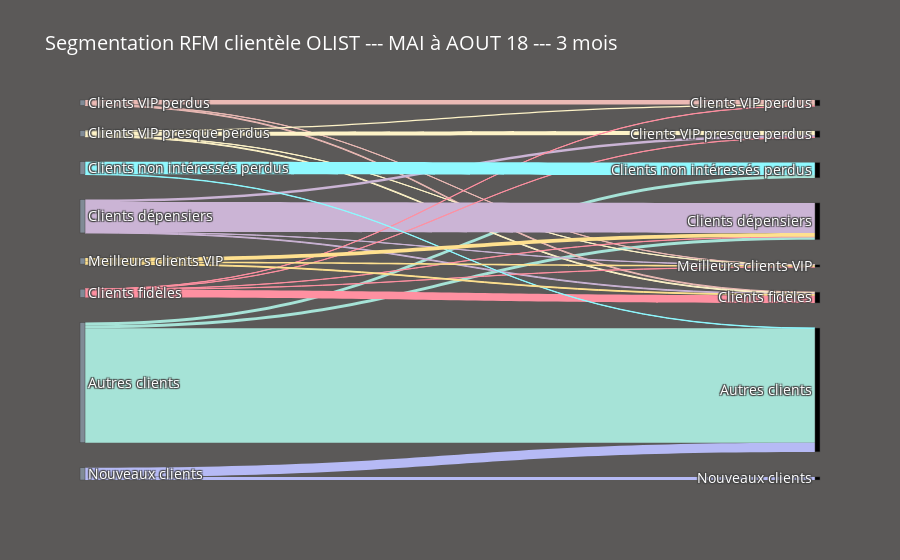

Write notebook code for a chart like this one.
### Markdown cell above
### <span class="bg-warning"> 4.2.2 Stabilité sur 3 mois : mai 18 à août 18<span>
    
__Vue d'ensemble de tous les segments clients__

### Code cell
#Sankey vue d'ensemble
source = [0, 0, 0,        # Autres clients
          1, 1, 1,        # Clients VIP perdus  
          2, 2, 2, 2,     # Clients VIP presque perdus
          3, 3, 3, 3,     # Clients dépensiers 
          4, 4, 4, 4, 4,  # Clients fidèles 
          5, 5,           # Clients non intéressés perdus
          6, 6, 6,        # Meilleurs clients VIP    
          7, 7]           # Nouveaux clients

target = [ 32, 29, 28,
          22, 30 , 31,
          22, 23, 30, 31,
          23, 29, 30, 31,
          22, 23, 29, 30, 31,
          32, 28,
          29, 30, 31,
          32, 33]         

value = [41183, 1092, 1030,
         1655, 280, 45,
         433, 1452, 275, 52,
         870, 10826, 279, 57, 
         46, 46, 52, 2803, 53, 
         128, 4510,
         1320, 289, 617,
         3283, 1122]

label = ['Autres clients',#0
         'Clients VIP perdus', #1
         'Clients VIP presque perdus',#2
         'Clients dépensiers',#3
         'Clients fidèles', #4
         'Clients non intéressés perdus',#5
         'Meilleurs clients VIP', #6
         'Nouveaux clients',#7
         
         'Autres clients',#32                  # Autres clients
         'Clients dépensiers',#29
         'Clients non intéressés perdus',#28
         
         'Clients VIP perdus', #22            # Clients VIP perdus
         'Clients fidèles',#30 
         'Meilleurs clients VIP',#31
         
         'Clients VIP perdus', #22            # Clients VIP presque perdus
         'Clients VIP presque perdus',#23
         'Clients fidèles',#30
         'Meilleurs clients VIP', #31
         
         'Clients VIP presque perdus',#23    # Clients dépensiers
         'Clients dépensiers',#29
         'Clients fidèles',#30
         'Meilleurs clients VIP',#31
         
         'Clients VIP perdus', #22            # Clients fidèles
         'Clients VIP presque perdus',#23 
         'Clients dépensiers',#29
         'Clients fidèles',#30
         'Meilleurs clients VIP',#31
         
         'Autres clients',#32                  # Clients non intéressés perdus
         'Clients non intéressés perdus',#28
                     
         'Clients dépensiers',#29             # Meilleurs clients VIP
         'Clients fidèles',#30
         'Meilleurs clients VIP',#31
         
         'Autres clients',#32
         'Nouveaux clients',#33               # Nouveaux clients
        ]

# Node data
color_node = ['#808B96', '#808B96', '#808B96', '#808B96', '#808B96', '#808B96', '#808B96', '#808B96', 
              '#808B96', '#808B96', '#808B96', '#808B96', '#808B96', '#808B96', '#808B96', '#808B96']
         
# link data
color_link = ['#A6E3D7', '#A6E3D7', '#A6E3D7', 
              '#EBBAB5', '#EBBAB5', '#EBBAB5', 
              '#FEF3C7', '#FEF3C7', '#FEF3C7', '#FEF3C7',
              '#CBB4D5', '#CBB4D5', '#CBB4D5', '#CBB4D5',
              '#FF90A1', '#FF90A1', '#FF90A1', '#FF90A1', '#FF90A1',
              '#8FF9FF', '#8FF9FF',
              '#FFE18F', '#FFE18F', '#FFE18F', 
              '#B6BAF5', '#B6BAF5']

# data to dict, dict to sankey
link = dict(source = source, target = target, value = value, color=color_link)
node = dict(label = label, pad=25, thickness=5, color=color_node)
data = go.Sankey(link = link, node=node, arrangement= 'freeform')

# plot
fig = go.Figure(data)
fig.update_layout(
    hovermode = 'x',
    title="Segmentation RFM clientèle OLIST --- MAI à AOUT 18 --- 3 mois",
    font=dict(size = 14, color = 'white'),
    paper_bgcolor='#5B5958',
)
fig.show()

### Figure 1 — Plotly figure (JSON) as saved in the notebook; plotly's stock layout.template omitted (floating-point values rounded to 4 significant figures)
{"data": [{"arrangement": "freeform", "link": {"color": ["#A6E3D7", "#A6E3D7", "#A6E3D7", "#EBBAB5", "#EBBAB5", "#EBBAB5", "#FEF3C7", "#FEF3C7", "#FEF3C7", "#FEF3C7", "#CBB4D5", "#CBB4D5", "#CBB4D5", "#CBB4D5", "#FF90A1", "#FF90A1", "#FF90A1", "#FF90A1", "#FF90A1", "#8FF9FF", "#8FF9FF", "#FFE18F", "#FFE18F", "#FFE18F", "#B6BAF5", "#B6BAF5"], "source": [0, 0, 0, 1, 1, 1, 2, 2, 2, 2, 3, 3, 3, 3, 4, 4, 4, 4, 4, 5, 5, 6, 6, 6, 7, 7], "target": [32, 29, 28, 22, 30, 31, 22, 23, 30, 31, 23, 29, 30, 31, 22, 23, 29, 30, 31, 32, 28, 29, 30, 31, 32, 33], "value": [41183, 1092, 1030, 1655, 280, 45, 433, 1452, 275, 52, 870, 10826, 279, 57, 46, 46, 52, 2803, 53, 128, 4510, 1320, 289, 617, 3283, 1122]}, "node": {"color": ["#808B96", "#808B96", "#808B96", "#808B96", "#808B96", "#808B96", "#808B96", "#808B96", "#808B96", "#808B96", "#808B96", "#808B96", "#808B96", "#808B96", "#808B96", "#808B96"], "label": ["Autres clients", "Clients VIP perdus", "Clients VIP presque perdus", "Clients dépensiers", "Clients fidèles", "Clients non intéressés perdus", "Meilleurs clients VIP", "Nouveaux clients", "Autres clients", "Clients dépensiers", "Clients non intéressés perdus", "Clients VIP perdus", "Clients fidèles", "Meilleurs clients VIP", "Clients VIP perdus", "Clients VIP presque perdus", "Clients fidèles", "Meilleurs clients VIP", "Clients VIP presque perdus", "Clients dépensiers", "Clients fidèles", "Meilleurs clients VIP", "Clients VIP perdus", "Clients VIP presque perdus", "Clients dépensiers", "Clients fidèles", "Meilleurs clients VIP", "Autres clients", "Clients non intéressés perdus", "Clients dépensiers", "Clients fidèles", "Meilleurs clients VIP", "Autres clients", "Nouveaux clients"], "pad": 25, "thickness": 5}, "type": "sankey"}], "layout": {"font": {"color": "white", "size": 14}, "hovermode": "x", "paper_bgcolor": "#5B5958", "title": {"text": "Segmentation RFM clientèle OLIST --- MAI à AOUT 18 --- 3 mois"}}}
